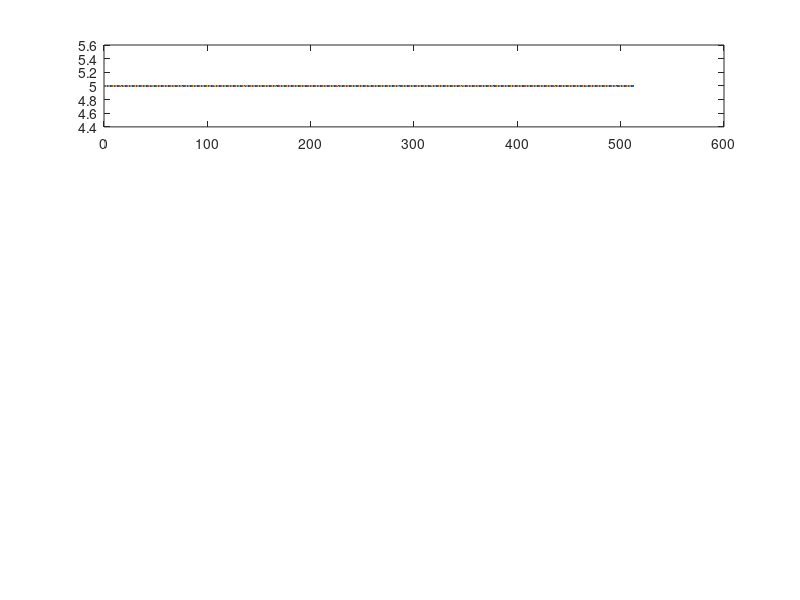

This figure's MATLAB source: (Note: this script raises an error after producing the figure.)
%3.1
M = 512;
k_M = 1:M;
x = input(k_M);
subplot(4,1,1)
plot(k_M,x);
%3.2
L = 2048;
k_L = 1:L;
noise = rand(1,L)/10-0.05;
%3.3
y = output(k_L,noise);
subplot(4,1,2)
plot(k_L,y);
%3.4
ryx = linear_corr(x,y);
subplot(4,1,3)
plot(k_L,ryx);
%3.5
ryx_norm = norm_licorr(x,y);
subplot(4,1,4)
plot(k_L,ryx_norm);

rxx = linear_corr(x,x);
ryy = linear_corr(y,y);

function f = cal_f(k)
    f_s = 1E6;
    M = 512;
    f = k*f_s/2/(M-1);
end

function y = output(k,noise)
    alpha = 0.01;
    d = 500;
    y = alpha*input(k-d)+noise;
end

function x = input(k)
    f_s = 1E6;
    x = sin(2*pi.*cal_f(k).*k/f_s).*(k>=0);
end

function z = linear_corr(x,y)
    L = length(y);
    M = length(x);
    D = zeros(L,L);
    for i=1:L
        for j=1:M
            k = i+j-1;
            if k<=L
                D(i,k) = x(j);
            end
        end
    end
    D= D/L;
    z = D*y';
end

function z_norm = norm_licorr(x,y)
    L = length(y);
    M = length(x);
    rxx = linear_corr(x,x);
    ryy = linear_corr(y,y);
    ryx = linear_corr(x,y);
    z_norm = ryx/sqrt((M/L)*rxx(1)*ryy(1));
end
